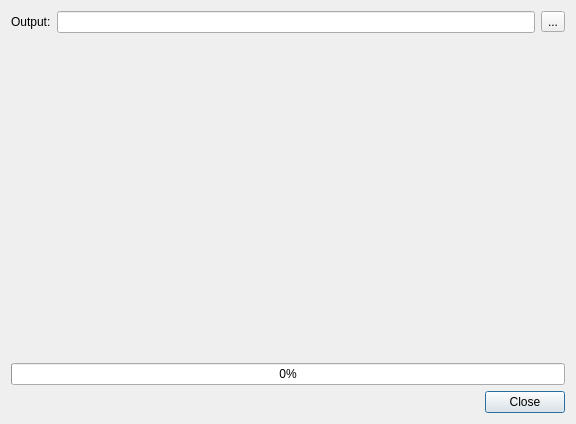
<?xml version="1.0" encoding="UTF-8"?>
<ui version="4.0">
 <class>swRenderDialog</class>
 <widget class="QDialog" name="swRenderDialog">
  <property name="geometry">
   <rect>
    <x>0</x>
    <y>0</y>
    <width>576</width>
    <height>424</height>
   </rect>
  </property>
  <property name="windowTitle">
   <string>Render</string>
  </property>
  <layout class="QVBoxLayout" name="verticalLayout">
   <item>
    <layout class="QVBoxLayout" name="MainLayout">
     <item>
      <layout class="QHBoxLayout" name="outputLayout">
       <item>
        <widget class="QLabel" name="outputLabel">
         <property name="toolTip">
          <string>Path and file name for the rendered image.</string>
         </property>
         <property name="whatsThis">
          <string>&lt;p&gt;&lt;b&gt;Output Image&lt;/b&gt;&lt;/p&gt;&lt;p&gt;Choose where to save the rendered image and its format, such as PNG, JPEG, or BMP. The output path applies to image rendering; Open in Blender does not use it.&lt;/p&gt;</string>
         </property>
         <property name="text">
          <string>Output:</string>
         </property>
         <property name="buddy">
          <cstring>OutputEdit</cstring>
         </property>
        </widget>
       </item>
       <item>
        <widget class="QLineEdit" name="OutputEdit">
         <property name="toolTip">
          <string>Path and file name for the rendered image.</string>
         </property>
         <property name="whatsThis">
          <string>&lt;p&gt;&lt;b&gt;Output Image&lt;/b&gt;&lt;/p&gt;&lt;p&gt;Choose where to save the rendered image and its format, such as PNG, JPEG, or BMP. The output path applies to image rendering; Open in Blender does not use it.&lt;/p&gt;</string>
         </property>
        </widget>
       </item>
       <item>
        <widget class="QToolButton" name="OutputBrowseButton">
         <property name="toolTip">
          <string>Choose the rendered image file and format.</string>
         </property>
         <property name="accessibleName">
          <string>Choose Render Output</string>
         </property>
         <property name="text">
          <string>...</string>
         </property>
        </widget>
       </item>
      </layout>
     </item>
     <item>
      <widget class="swRenderPreviewWidget" name="preview" native="true">
       <property name="toolTip">
        <string>Preview of the rendered image.</string>
       </property>
       <property name="accessibleName">
        <string>Render Preview</string>
       </property>
       <property name="whatsThis">
        <string>&lt;p&gt;&lt;b&gt;Render Preview&lt;/b&gt;&lt;/p&gt;&lt;p&gt;The preview is scaled to fit this area. Changing the dialog size does not change the output resolution; use Settings to change the image dimensions.&lt;/p&gt;</string>
       </property>
      </widget>
     </item>
     <item>
      <widget class="QProgressBar" name="RenderProgress">
       <property name="toolTip">
        <string>Progress of the current export or render.</string>
       </property>
       <property name="accessibleName">
        <string>Render Progress</string>
       </property>
       <property name="maximum">
        <number>1</number>
       </property>
       <property name="value">
        <number>0</number>
       </property>
      </widget>
     </item>
    </layout>
   </item>
   <item>
    <widget class="QDialogButtonBox" name="buttonBox">
     <property name="standardButtons">
      <set>QDialogButtonBox::Close</set>
     </property>
    </widget>
   </item>
  </layout>
 </widget>
 <customwidgets>
  <customwidget>
   <class>swRenderPreviewWidget</class>
   <extends>QWidget</extends>
   <header>sw_dialog_render.h</header>
   <container>1</container>
  </customwidget>
 </customwidgets>
 <tabstops>
  <tabstop>OutputEdit</tabstop>
  <tabstop>OutputBrowseButton</tabstop>
 </tabstops>
 <resources/>
 <connections/>
</ui>
